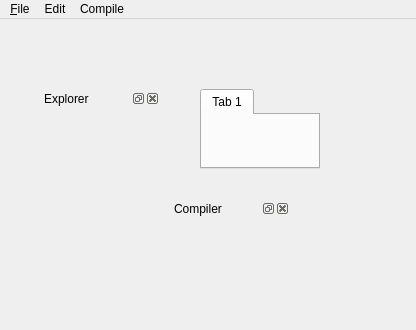
<ui version="4.0" >
 <author></author>
 <comment></comment>
 <exportmacro></exportmacro>
 <class>MainWindow</class>
 <widget class="QMainWindow" name="MainWindow" >
  <property name="geometry" >
   <rect>
    <x>0</x>
    <y>0</y>
    <width>416</width>
    <height>330</height>
   </rect>
  </property>
  <property name="windowTitle" >
   <string>MainWindow</string>
  </property>
  <widget class="QWidget" name="centralwidget" >
   <widget class="DevMDI" name="Editor" >
    <property name="geometry" >
     <rect>
      <x>200</x>
      <y>70</y>
      <width>120</width>
      <height>80</height>
     </rect>
    </property>
    <widget class="QWidget" name="tab" >
     <attribute name="title" >
      <string>Tab 1</string>
     </attribute>
    </widget>
   </widget>
   <widget class="DevDock" name="Compiler" >
    <property name="geometry" >
     <rect>
      <x>170</x>
      <y>180</y>
      <width>120</width>
      <height>80</height>
     </rect>
    </property>
    <property name="windowTitle" >
     <string>Compiler</string>
    </property>
    <widget class="QWidget" name="dockWidgetContents_2" />
   </widget>
   <widget class="DevDock" name="Explorer" >
    <property name="geometry" >
     <rect>
      <x>40</x>
      <y>70</y>
      <width>120</width>
      <height>80</height>
     </rect>
    </property>
    <property name="windowTitle" >
     <string>Explorer</string>
    </property>
    <widget class="QWidget" name="dockWidgetContents" />
   </widget>
  </widget>
  <widget class="QMenuBar" name="menubar" >
   <property name="geometry" >
    <rect>
     <x>0</x>
     <y>0</y>
     <width>416</width>
     <height>35</height>
    </rect>
   </property>
   <widget class="QMenu" name="menuFile" >
    <property name="title" >
     <string>&amp;File</string>
    </property>
    <addaction name="actionNew" />
    <addaction name="actionOpen" />
    <addaction name="separator" />
    <addaction name="actionSave" />
    <addaction name="actionSaveAs" />
    <addaction name="separator" />
    <addaction name="actionSaveAll" />
    <addaction name="separator" />
    <addaction name="actionClose" />
    <addaction name="separator" />
    <addaction name="actionExit" />
   </widget>
   <widget class="QMenu" name="menuCompile" >
    <property name="title" >
     <string>Compile</string>
    </property>
    <addaction name="actionCompile" />
    <addaction name="actionRebuild" />
   </widget>
   <widget class="QMenu" name="menuEdit" >
    <property name="title" >
     <string>Edit</string>
    </property>
    <addaction name="actionUndo" />
    <addaction name="actionRedo" />
    <addaction name="separator" />
    <addaction name="actionCut" />
    <addaction name="actionCopy" />
    <addaction name="actionPaste" />
   </widget>
   <addaction name="menuFile" />
   <addaction name="menuEdit" />
   <addaction name="menuCompile" />
  </widget>
  <action name="actionNew" >
   <property name="icon" >
    <iconset resource="DevEditor.qrc" >:/images/filenew.png</iconset>
   </property>
   <property name="text" >
    <string>&amp;New...</string>
   </property>
   <property name="shortcut" >
    <string>CTRL+N</string>
   </property>
  </action>
  <action name="actionOpen" >
   <property name="icon" >
    <iconset resource="DevEditor.qrc" >:/images/fileopen.png</iconset>
   </property>
   <property name="text" >
    <string>&amp;Open...</string>
   </property>
   <property name="shortcut" >
    <string>CTRL+O</string>
   </property>
  </action>
  <action name="actionSave" >
   <property name="enabled" >
    <bool>false</bool>
   </property>
   <property name="icon" >
    <iconset resource="DevEditor.qrc" >:/images/filesave.png</iconset>
   </property>
   <property name="text" >
    <string>&amp;Save</string>
   </property>
   <property name="shortcut" >
    <string>CTRL+S</string>
   </property>
  </action>
  <action name="actionSaveAs" >
   <property name="enabled" >
    <bool>false</bool>
   </property>
   <property name="icon" >
    <iconset resource="DevEditor.qrc" >:/images/filesave.png</iconset>
   </property>
   <property name="text" >
    <string>Save As...</string>
   </property>
  </action>
  <action name="actionSaveAll" >
   <property name="icon" >
    <iconset resource="DevEditor.qrc" >:/images/filesaveall.png</iconset>
   </property>
   <property name="text" >
    <string>Save All</string>
   </property>
   <property name="shortcut" >
    <string/>
   </property>
  </action>
  <action name="actionClose" >
   <property name="enabled" >
    <bool>false</bool>
   </property>
   <property name="icon" >
    <iconset resource="DevEditor.qrc" >:/images/fileclose.png</iconset>
   </property>
   <property name="text" >
    <string>&amp;Close</string>
   </property>
   <property name="shortcut" >
    <string>CTRL+W</string>
   </property>
  </action>
  <action name="actionExit" >
   <property name="icon" >
    <iconset resource="DevEditor.qrc" >:/images/exit.png</iconset>
   </property>
   <property name="text" >
    <string>&amp;Exit</string>
   </property>
   <property name="shortcut" >
    <string>CTRL+Q</string>
   </property>
  </action>
  <action name="actionUndo" >
   <property name="enabled" >
    <bool>false</bool>
   </property>
   <property name="icon" >
    <iconset resource="DevEditor.qrc" >:/images/editundo.png</iconset>
   </property>
   <property name="text" >
    <string>&amp;Undo</string>
   </property>
   <property name="shortcut" >
    <string>CTRL+Z</string>
   </property>
  </action>
  <action name="actionRedo" >
   <property name="enabled" >
    <bool>false</bool>
   </property>
   <property name="icon" >
    <iconset resource="DevEditor.qrc" >:/images/editredo.png</iconset>
   </property>
   <property name="text" >
    <string>&amp;Redo</string>
   </property>
   <property name="shortcut" >
    <string>CTRL+Y</string>
   </property>
  </action>
  <action name="actionCut" >
   <property name="enabled" >
    <bool>false</bool>
   </property>
   <property name="icon" >
    <iconset resource="DevEditor.qrc" >:/images/editcut.png</iconset>
   </property>
   <property name="text" >
    <string>Cu&amp;t</string>
   </property>
   <property name="shortcut" >
    <string>CTR+X</string>
   </property>
  </action>
  <action name="actionCopy" >
   <property name="enabled" >
    <bool>false</bool>
   </property>
   <property name="icon" >
    <iconset resource="DevEditor.qrc" >:/images/editcopy.png</iconset>
   </property>
   <property name="text" >
    <string>&amp;Copy</string>
   </property>
   <property name="shortcut" >
    <string>CTRL+C</string>
   </property>
  </action>
  <action name="actionPaste" >
   <property name="enabled" >
    <bool>false</bool>
   </property>
   <property name="icon" >
    <iconset resource="DevEditor.qrc" >:/images/editpaste.png</iconset>
   </property>
   <property name="text" >
    <string>&amp;Paste</string>
   </property>
   <property name="shortcut" >
    <string>CTRL+V</string>
   </property>
  </action>
  <action name="actionCompile" >
   <property name="enabled" >
    <bool>false</bool>
   </property>
   <property name="text" >
    <string>Compile</string>
   </property>
   <property name="shortcut" >
    <string>CTRL+ALT+C</string>
   </property>
  </action>
  <action name="actionRebuild" >
   <property name="enabled" >
    <bool>false</bool>
   </property>
   <property name="text" >
    <string>Rebuild</string>
   </property>
   <property name="shortcut" >
    <string>CTRL+ALT+R</string>
   </property>
  </action>
 </widget>
 <pixmapfunction></pixmapfunction>
 <customwidgets>
  <customwidget>
   <class>DevMDI</class>
   <extends>QTabWidget</extends>
   <header>devmdi.h</header>
   <container>0</container>
   <pixmap></pixmap>
  </customwidget>
  <customwidget>
   <class>DevDock</class>
   <extends>QDockWidget</extends>
   <header>devdock.h</header>
   <container>0</container>
   <pixmap></pixmap>
  </customwidget>
 </customwidgets>
 <resources>
  <include location="DevEditor.qrc" />
 </resources>
 <connections/>
</ui>
